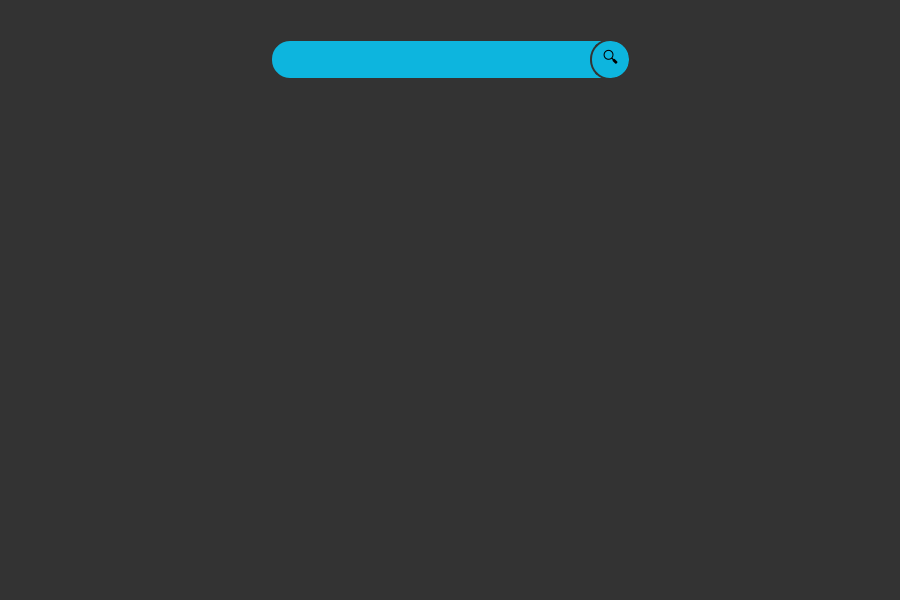
<?xml version="1.0" encoding="UTF-8"?>
<ui version="4.0">
 <class>webSearch</class>
 <widget class="QDialog" name="webSearch">
  <property name="geometry">
   <rect>
    <x>0</x>
    <y>0</y>
    <width>900</width>
    <height>600</height>
   </rect>
  </property>
  <property name="maximumSize">
   <size>
    <width>900</width>
    <height>600</height>
   </size>
  </property>
  <property name="windowTitle">
   <string>Web Search</string>
  </property>
  <property name="styleSheet">
   <string notr="true">QDialog{
	background-color: rgb(51, 51, 51)
}
QListWidget{
	background-color: rgb(51, 51, 51);
	font: 15pt &quot;Garamond&quot;;
	color: rgb(231, 225, 196);

}

QLineEdit{
	border-radius: 20px;
	border:2px solid rgb(51, 51, 51);
	font: 12pt &quot;Garamond&quot;;
}

QPushButton{
	border:2px solid rgb(51, 51, 51) ;
	border-radius:20px;
}

QPushButton:pressed{
	border:1px solid rgb(51, 51, 51) ;
	border-radius:20px;
	background-color: rgb(3, 37, 65);
}


QPushButton:hover{
	border:0px solid ;
	border-radius:20px;
	background-color: rgb(3, 37, 65);
}

</string>
  </property>
  <layout class="QVBoxLayout" name="verticalLayout">
   <property name="spacing">
    <number>0</number>
   </property>
   <property name="leftMargin">
    <number>0</number>
   </property>
   <property name="topMargin">
    <number>0</number>
   </property>
   <property name="rightMargin">
    <number>0</number>
   </property>
   <property name="bottomMargin">
    <number>0</number>
   </property>
   <item>
    <widget class="QWidget" name="widget" native="true">
     <property name="maximumSize">
      <size>
       <width>16777215</width>
       <height>111</height>
      </size>
     </property>
     <property name="styleSheet">
      <string notr="true"/>
     </property>
     <layout class="QHBoxLayout" name="horizontalLayout">
      <item>
       <widget class="QWidget" name="widget_3" native="true">
        <property name="maximumSize">
         <size>
          <width>150</width>
          <height>16777215</height>
         </size>
        </property>
        <widget class="QLabel" name="label">
         <property name="geometry">
          <rect>
           <x>0</x>
           <y>0</y>
           <width>131</width>
           <height>81</height>
          </rect>
         </property>
         <property name="text">
          <string/>
         </property>
         <property name="pixmap">
          <pixmap>img/tmdb.png</pixmap>
         </property>
         <property name="scaledContents">
          <bool>true</bool>
         </property>
        </widget>
       </widget>
      </item>
      <item>
       <widget class="QWidget" name="widget_6" native="true">
        <property name="minimumSize">
         <size>
          <width>600</width>
          <height>90</height>
         </size>
        </property>
        <property name="maximumSize">
         <size>
          <width>750</width>
          <height>90</height>
         </size>
        </property>
        <widget class="QLineEdit" name="txtSearch">
         <property name="geometry">
          <rect>
           <x>120</x>
           <y>30</y>
           <width>361</width>
           <height>41</height>
          </rect>
         </property>
         <property name="styleSheet">
          <string notr="true">background-color: rgb(13, 181, 222);</string>
         </property>
         <property name="text">
          <string/>
         </property>
         <property name="dragEnabled">
          <bool>true</bool>
         </property>
        </widget>
        <widget class="QPushButton" name="btnSearch">
         <property name="geometry">
          <rect>
           <x>440</x>
           <y>30</y>
           <width>41</width>
           <height>41</height>
          </rect>
         </property>
         <property name="font">
          <font>
           <pointsize>12</pointsize>
          </font>
         </property>
         <property name="styleSheet">
          <string notr="true"/>
         </property>
         <property name="text">
          <string>🔍</string>
         </property>
        </widget>
       </widget>
      </item>
      <item>
       <widget class="QWidget" name="widget_4" native="true">
        <property name="maximumSize">
         <size>
          <width>150</width>
          <height>16777215</height>
         </size>
        </property>
        <widget class="QLabel" name="label_2">
         <property name="geometry">
          <rect>
           <x>0</x>
           <y>20</y>
           <width>120</width>
           <height>45</height>
          </rect>
         </property>
         <property name="text">
          <string/>
         </property>
         <property name="pixmap">
          <pixmap>img/imdb.png</pixmap>
         </property>
         <property name="scaledContents">
          <bool>true</bool>
         </property>
        </widget>
       </widget>
      </item>
     </layout>
    </widget>
   </item>
   <item>
    <widget class="QWidget" name="widget_2" native="true">
     <layout class="QHBoxLayout" name="horizontalLayout_2">
      <property name="spacing">
       <number>0</number>
      </property>
      <property name="leftMargin">
       <number>0</number>
      </property>
      <property name="topMargin">
       <number>0</number>
      </property>
      <property name="rightMargin">
       <number>0</number>
      </property>
      <property name="bottomMargin">
       <number>0</number>
      </property>
      <item>
       <widget class="QListWidget" name="listWidget">
        <property name="font">
         <font>
          <family>Garamond</family>
          <pointsize>15</pointsize>
          <weight>50</weight>
          <italic>false</italic>
          <bold>false</bold>
         </font>
        </property>
        <property name="styleSheet">
         <string notr="true"/>
        </property>
        <property name="frameShape">
         <enum>QFrame::NoFrame</enum>
        </property>
        <property name="viewMode">
         <enum>QListView::ListMode</enum>
        </property>
       </widget>
      </item>
     </layout>
    </widget>
   </item>
  </layout>
 </widget>
 <resources/>
 <connections>
  <connection>
   <sender>txtSearch</sender>
   <signal>returnPressed()</signal>
   <receiver>btnSearch</receiver>
   <slot>click()</slot>
   <hints>
    <hint type="sourcelabel">
     <x>430</x>
     <y>70</y>
    </hint>
    <hint type="destinationlabel">
     <x>614</x>
     <y>64</y>
    </hint>
   </hints>
  </connection>
 </connections>
</ui>
